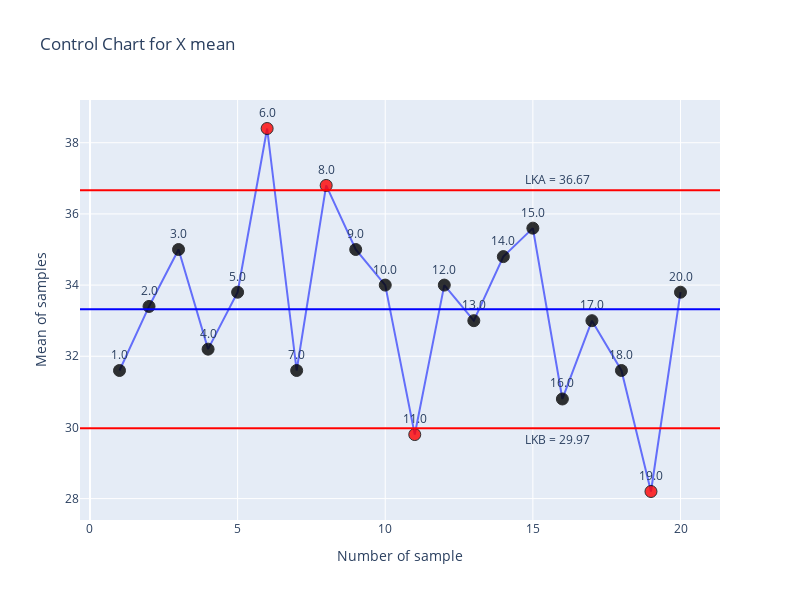

The code cell stored with this chart in its notebook:
### Code cell
fig = go.Figure()
fig.add_trace(go.Scatter(
    x=data["Sample"],
    y=data["Xbar"],
    mode='lines+markers+text',
    name = 'Sample mean',
    text = labels,
    textposition="top center",
    marker=dict(
        size=12,
        color=['black' if LKB_Xbar <= y <= LKA_Xbar else 'red' for y in data["Xbar"]],
        opacity=0.8,
        line=dict(width=1, color='black')
    )
))

fig.add_hline(y=LKA_Xbar, line=dict(color='Red'))
fig.add_hline(y=mean_Xbar, line=dict(color='Blue'))
fig.add_hline(y=LKB_Xbar, line=dict(color='Red'))

fig.add_annotation(text=f"LKA = {round(LKA_Xbar,2)}", xref="paper", yref="y", x=0.8, y=LKA_Xbar+0.3, showarrow=False)
fig.add_annotation(text=f"LKB = {round(LKB_Xbar,2)}", xref="paper", yref="y", x=0.8, y=LKB_Xbar-0.3, showarrow=False)

fig.update_layout(
    title='Control Chart for X mean',
    xaxis_title='Number of sample',
    yaxis_title='Mean of samples',
    width=800,
    height=600
)

### Figure 1 — Plotly figure (JSON) as saved in the notebook; plotly's stock layout.template omitted (floating-point values rounded to 4 significant figures)
{"data": [{"marker": {"color": ["black", "black", "black", "black", "black", "red", "black", "red", "black", "black", "red", "black", "black", "black", "black", "black", "black", "black", "red", "black", "black"], "line": {"color": "black", "width": 1}, "opacity": 0.8, "size": 12}, "mode": "lines+markers+text", "name": "Sample mean", "text": ["1.0", "2.0", "3.0", "4.0", "5.0", "6.0", "7.0", "8.0", "9.0", "10.0", "11.0", "12.0", "13.0", "14.0", "15.0", "16.0", "17.0", "18.0", "19.0", "20.0", "nan"], "textposition": "top center", "type": "scatter", "x": [1, 2, 3, 4, 5, 6, 7, 8, 9, 10, 11, 12, 13, 14, 15, 16, 17, 18, 19, 20, null], "y": [31.6, 33.4, 35, 32.2, 33.8, 38.4, 31.6, 36.8, 35, 34, 29.8, 34, 33, 34.8, 35.6, 30.8, 33, 31.6, 28.2, 33.8, 33.32]}], "layout": {"annotations": [{"showarrow": false, "text": "LKA = 36.67", "x": 0.8, "xref": "paper", "y": 36.97, "yref": "y"}, {"showarrow": false, "text": "LKB = 29.97", "x": 0.8, "xref": "paper", "y": 29.67, "yref": "y"}], "height": 600, "shapes": [{"line": {"color": "Red"}, "type": "line", "x0": 0, "x1": 1, "xref": "x domain", "y0": 36.67, "y1": 36.67, "yref": "y"}, {"line": {"color": "Blue"}, "type": "line", "x0": 0, "x1": 1, "xref": "x domain", "y0": 33.32, "y1": 33.32, "yref": "y"}, {"line": {"color": "Red"}, "type": "line", "x0": 0, "x1": 1, "xref": "x domain", "y0": 29.97, "y1": 29.97, "yref": "y"}], "title": {"text": "Control Chart for X mean"}, "width": 800, "xaxis": {"title": {"text": "Number of sample"}}, "yaxis": {"title": {"text": "Mean of samples"}}}}
